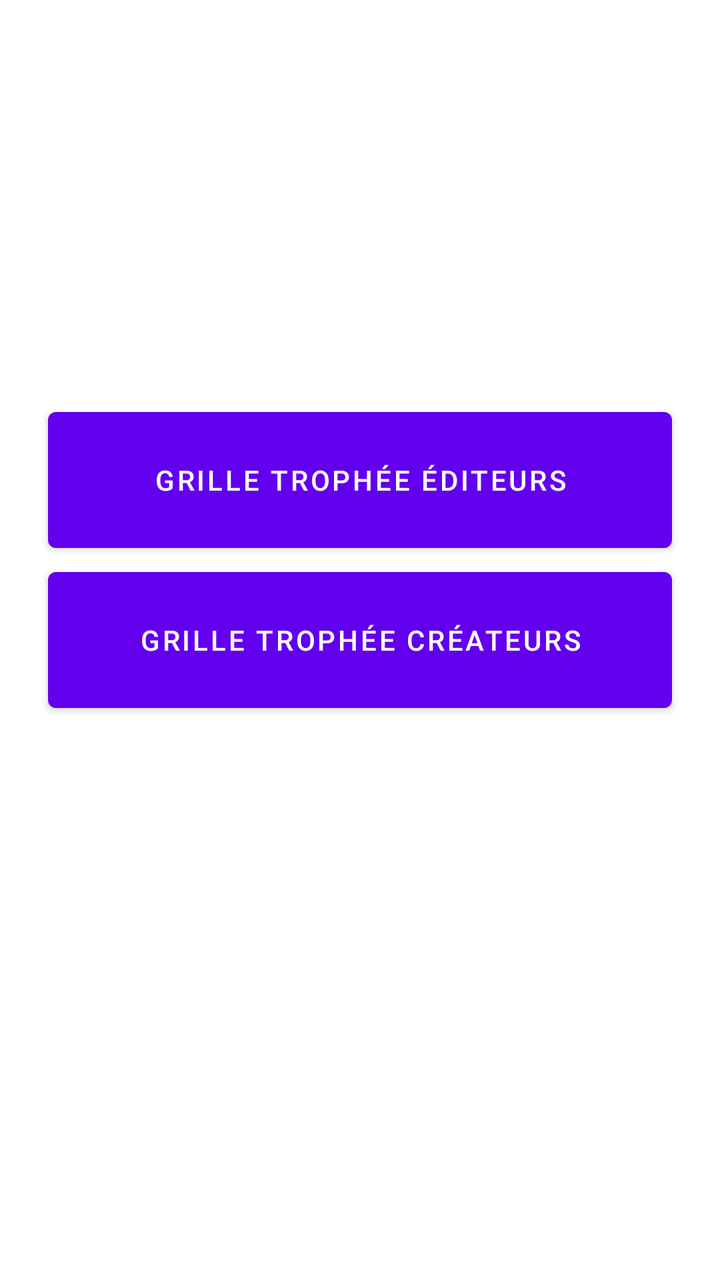
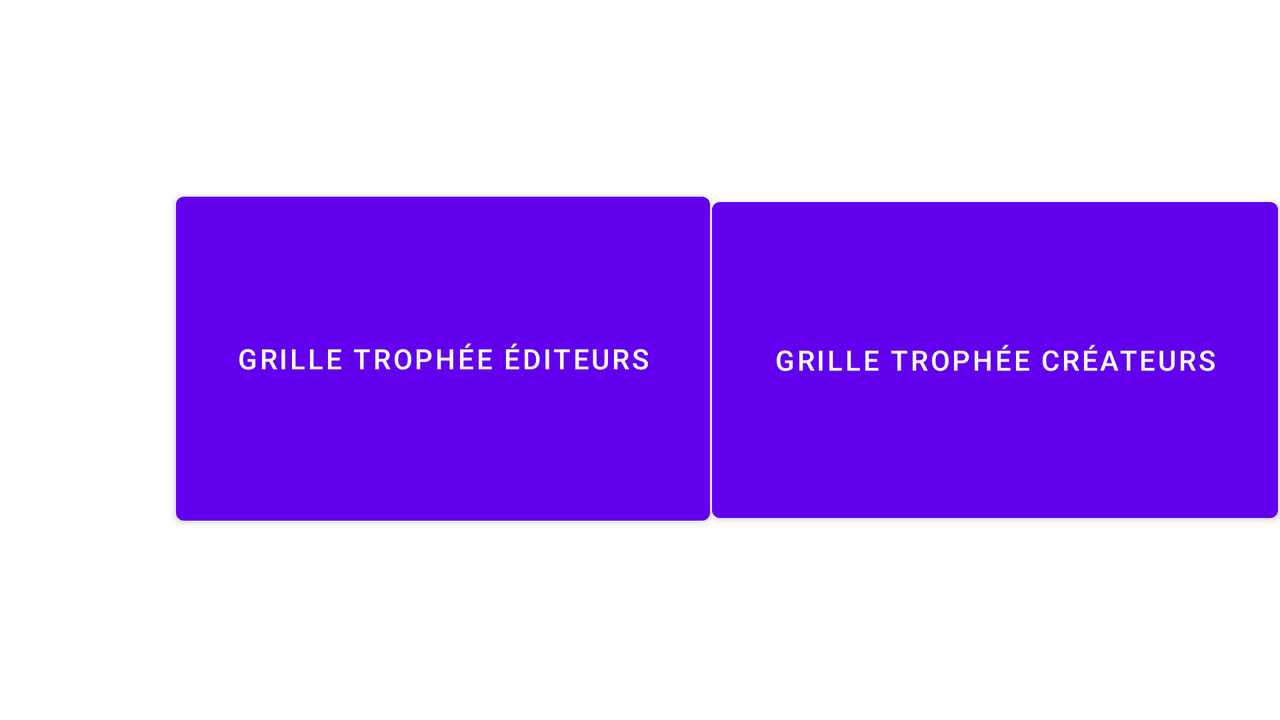

An Android layout and its configuration variant, each rendered on a device that would load it. The default file and the variant file are quoted in full after the pictures.
<!-- AndroidManifest.xml: application theme Theme.LuddiagAPPLI -->
<!-- res/layout/activity_page_grille.xml -->
<?xml version="1.0" encoding="utf-8"?>
<androidx.constraintlayout.widget.ConstraintLayout xmlns:android="http://schemas.android.com/apk/res/android"
    xmlns:app="http://schemas.android.com/apk/res-auto"
    xmlns:tools="http://schemas.android.com/tools"
    android:layout_width="match_parent"
    android:layout_height="match_parent"
    tools:context=".View.PageGrille">

    <Button
        android:id="@+id/button2"
        android:layout_width="0dp"
        android:layout_height="80dp"
        android:layout_marginStart="24dp"
        android:layout_marginEnd="24dp"
        android:text="Grille trophée créateurs"
        app:layout_constraintBottom_toBottomOf="parent"
        app:layout_constraintEnd_toEndOf="parent"
        app:layout_constraintStart_toStartOf="parent"
        app:layout_constraintTop_toTopOf="parent" />

    <Button
        android:id="@+id/button5"
        android:layout_width="0dp"
        android:layout_height="80dp"
        android:layout_marginStart="24dp"
        android:layout_marginEnd="24dp"
        android:text="Grille trophée éditeurs"
        app:layout_constraintBottom_toTopOf="@+id/button2"
        app:layout_constraintEnd_toEndOf="parent"
        app:layout_constraintStart_toStartOf="parent" />
</androidx.constraintlayout.widget.ConstraintLayout>
<!-- resources referenced by this layout -->
<resources>
  <style name="Theme.LuddiagAPPLI" parent="Theme.MaterialComponents.DayNight.NoActionBar">
          
          <item name="colorPrimary">@color/purple_500</item>
          <item name="colorPrimaryVariant">@color/purple_700</item>
          <item name="colorOnPrimary">@color/white</item>
          
          <item name="colorSecondary">@color/teal_200</item>
          <item name="colorSecondaryVariant">@color/teal_700</item>
          <item name="colorOnSecondary">@color/black</item>
          
          <item name="android:statusBarColor" tools:targetApi="l">?attr/colorPrimaryVariant</item>
          
      </style>
  <color name="purple_500">#FF6200EE</color>
  <color name="purple_700">#FF3700B3</color>
  <color name="white">#FFFFFFFF</color>
  <color name="teal_200">#FF03DAC5</color>
  <color name="teal_700">#FF018786</color>
  <color name="black">#FF000000</color>
</resources>
<!-- res/layout-land/activity_page_grille.xml (the repository's variant of the layout above) -->
<!-- drawn on the phone turned sideways -->
<?xml version="1.0" encoding="utf-8"?>
<androidx.constraintlayout.widget.ConstraintLayout xmlns:android="http://schemas.android.com/apk/res/android"
    xmlns:app="http://schemas.android.com/apk/res-auto"
    xmlns:tools="http://schemas.android.com/tools"
    android:layout_width="match_parent"
    android:layout_height="match_parent"
    tools:context=".View.PageGrille">

    <Button
        android:id="@+id/button2"
        android:layout_width="283dp"
        android:layout_height="170dp"
        android:text="Grille trophée créateurs"
        app:layout_constraintBottom_toBottomOf="parent"
        app:layout_constraintEnd_toEndOf="parent"
        app:layout_constraintStart_toEndOf="@+id/button5"
        app:layout_constraintTop_toTopOf="parent" />

    <Button
        android:id="@+id/button5"
        android:layout_width="267dp"
        android:layout_height="174dp"
        android:layout_marginStart="88dp"
        android:text="Grille trophée éditeurs"
        app:layout_constraintBottom_toBottomOf="parent"
        app:layout_constraintStart_toStartOf="parent"
        app:layout_constraintTop_toTopOf="parent"
        app:layout_constraintVertical_bias="0.497" />
</androidx.constraintlayout.widget.ConstraintLayout>
